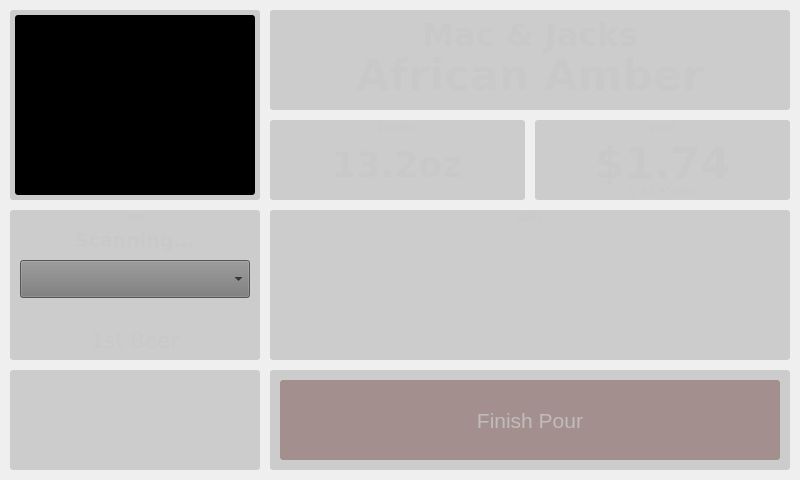
<?xml version="1.0" encoding="UTF-8"?>
<ui version="4.0">
 <class>PouringWindow</class>
 <widget class="QMainWindow" name="PouringWindow">
  <property name="geometry">
   <rect>
    <x>0</x>
    <y>0</y>
    <width>800</width>
    <height>480</height>
   </rect>
  </property>
  <property name="windowTitle">
   <string>Pouring</string>
  </property>
  <property name="windowIcon">
   <iconset resource="../resources.qrc">
    <normaloff>:/images/Logo.png</normaloff>:/images/Logo.png</iconset>
  </property>
  <property name="styleSheet">
   <string notr="true">#centralwidget, QDialog
{
    background-image: url(:/images/Background1.png);
}

QPushButton
{
    color:rgb(200,200,200,200);
    background-color:rgb(180,180,180,100);
    border-radius:3;
}

QPushButton:checked
{
    color:rgb(200,200,200,200);
    background-color:rgb(140,140,250,100);
    border-radius:3;
}

QLabel
{
    color:rgb(200,200,200,200);
    background-color:rgb(150,150,150, 100);
    border-radius:3;
}

#scrollPane, #paymentsScrollPane
{
    background-color:rgb(150,150,150,100);
    border-radius:3;
}

QScrollBar:horizontal, QScrollBar:vertical
{
    height:50px;
    width:50px;
    background-color:rgb(120, 120, 120, 140);
}

QScrollBar::add-page:horizontal, QScrollBar::add-page:vertical, QScrollBar::sub-page:horizontal, QScrollBar::sub-page:vertical
{
    background:none;
}


QComboBox QAbstractItemView
{
    background-color: rgb(120, 120, 120);
    selection-background-color: rgb(90, 90, 90);
}
QComboBox
{
    background-color: rgb(120, 120, 120);
    min-height:34px;
    selection-background-color: rgb(90, 90, 90);
}

QMessageBox
{
    background-color: rgb(180, 180, 180);
    background-image: url();
}
QMessageBox QLabel
{
    color:rgb(0,0,0);
    background-color:rgb(0,0,0,0);
}
QMessageBox QPushButton
{
    color:rgb(0,0,0);
    background-color:rgb(140,140,140);
    padding: 20px;
}
</string>
  </property>
  <widget class="QWidget" name="centralwidget">
   <property name="styleSheet">
    <string notr="true"/>
   </property>
   <widget class="QLabel" name="beerNameField">
    <property name="geometry">
     <rect>
      <x>280</x>
      <y>40</y>
      <width>500</width>
      <height>70</height>
     </rect>
    </property>
    <property name="font">
     <font>
      <family>DejaVu Sans</family>
      <pointsize>32</pointsize>
      <weight>75</weight>
      <bold>true</bold>
     </font>
    </property>
    <property name="styleSheet">
     <string notr="true">background-color:rgb(0,0,0,0);</string>
    </property>
    <property name="text">
     <string>African Amber</string>
    </property>
    <property name="alignment">
     <set>Qt::AlignCenter</set>
    </property>
   </widget>
   <widget class="QLabel" name="beerCompanyField">
    <property name="geometry">
     <rect>
      <x>280</x>
      <y>10</y>
      <width>500</width>
      <height>50</height>
     </rect>
    </property>
    <property name="font">
     <font>
      <family>DejaVu Sans</family>
      <pointsize>24</pointsize>
      <weight>75</weight>
      <bold>true</bold>
     </font>
    </property>
    <property name="styleSheet">
     <string notr="true">background-color:rgb(0,0,0,0);</string>
    </property>
    <property name="text">
     <string>Mac &amp; Jacks</string>
    </property>
    <property name="alignment">
     <set>Qt::AlignCenter</set>
    </property>
   </widget>
   <widget class="QLabel" name="scanningField">
    <property name="geometry">
     <rect>
      <x>10</x>
      <y>220</y>
      <width>250</width>
      <height>40</height>
     </rect>
    </property>
    <property name="font">
     <font>
      <family>DejaVu Sans</family>
      <pointsize>14</pointsize>
      <weight>75</weight>
      <bold>true</bold>
     </font>
    </property>
    <property name="styleSheet">
     <string notr="true">background-color:rgb(0,0,0,0);</string>
    </property>
    <property name="text">
     <string>Scanning...</string>
    </property>
    <property name="alignment">
     <set>Qt::AlignCenter</set>
    </property>
   </widget>
   <widget class="QLabel" name="beerCountField">
    <property name="geometry">
     <rect>
      <x>10</x>
      <y>320</y>
      <width>250</width>
      <height>40</height>
     </rect>
    </property>
    <property name="font">
     <font>
      <family>DejaVu Sans</family>
      <pointsize>16</pointsize>
      <weight>50</weight>
      <bold>false</bold>
     </font>
    </property>
    <property name="styleSheet">
     <string notr="true">background-color:rgb(0,0,0,0);</string>
    </property>
    <property name="text">
     <string>1st Beer</string>
    </property>
    <property name="alignment">
     <set>Qt::AlignCenter</set>
    </property>
   </widget>
   <widget class="QLabel" name="volumePouredField">
    <property name="geometry">
     <rect>
      <x>280</x>
      <y>130</y>
      <width>235</width>
      <height>70</height>
     </rect>
    </property>
    <property name="font">
     <font>
      <family>DejaVu Sans</family>
      <pointsize>26</pointsize>
      <weight>75</weight>
      <bold>true</bold>
     </font>
    </property>
    <property name="styleSheet">
     <string notr="true">background-color:rgb(0,0,0,0);</string>
    </property>
    <property name="text">
     <string>13.2oz</string>
    </property>
    <property name="alignment">
     <set>Qt::AlignCenter</set>
    </property>
   </widget>
   <widget class="QLabel" name="priceField">
    <property name="geometry">
     <rect>
      <x>545</x>
      <y>128</y>
      <width>235</width>
      <height>70</height>
     </rect>
    </property>
    <property name="font">
     <font>
      <family>DejaVu Sans</family>
      <pointsize>32</pointsize>
      <weight>75</weight>
      <bold>true</bold>
     </font>
    </property>
    <property name="styleSheet">
     <string notr="true">background-color:rgb(0,0,0,0);</string>
    </property>
    <property name="text">
     <string>$1.74</string>
    </property>
    <property name="alignment">
     <set>Qt::AlignCenter</set>
    </property>
   </widget>
   <widget class="QLabel" name="cameraDisplay">
    <property name="geometry">
     <rect>
      <x>15</x>
      <y>15</y>
      <width>240</width>
      <height>180</height>
     </rect>
    </property>
    <property name="styleSheet">
     <string notr="true">background-color:rgb(0,0,0);</string>
    </property>
    <property name="text">
     <string/>
    </property>
   </widget>
   <widget class="QComboBox" name="usersComboBox">
    <property name="geometry">
     <rect>
      <x>20</x>
      <y>260</y>
      <width>230</width>
      <height>38</height>
     </rect>
    </property>
    <property name="font">
     <font>
      <pointsize>14</pointsize>
     </font>
    </property>
    <property name="focusPolicy">
     <enum>Qt::NoFocus</enum>
    </property>
    <property name="styleSheet">
     <string notr="true">QComboBox QAbstractItemView
{
	background-color: rgb(120, 120, 120);
	selection-background-color: rgb(90, 90, 90);
}
QComboBox
{
	background-color: rgb(120, 120, 120);
	min-height:34px;
	selection-background-color: rgb(90, 90, 90);
}
QScrollBar:vertical
{
	width:50px;
	background-color: qlineargradient(spread:pad, x1:0, y1:0, x2:1, y2:1, stop:0 rgba(80, 80, 80, 255), stop:1 rgba(105, 105, 105, 255));
}
QScrollArea QWidget
{
	background-color: rgb(110, 110, 110);
}
QButton QWidget
{
	background-color: qlineargradient(spread:pad, x1:0, y1:0, x2:1, y2:1, stop:0 rgba(91, 91, 91, 255), stop:1 rgba(155, 155, 155, 255));
}</string>
    </property>
   </widget>
   <widget class="QPushButton" name="finishPourButton">
    <property name="geometry">
     <rect>
      <x>280</x>
      <y>380</y>
      <width>500</width>
      <height>80</height>
     </rect>
    </property>
    <property name="font">
     <font>
      <pointsize>16</pointsize>
      <weight>50</weight>
      <bold>false</bold>
     </font>
    </property>
    <property name="focusPolicy">
     <enum>Qt::NoFocus</enum>
    </property>
    <property name="styleSheet">
     <string notr="true">background-color: rgba(136, 101, 101, 150);</string>
    </property>
    <property name="text">
     <string>Finish Pour</string>
    </property>
    <property name="flat">
     <bool>false</bool>
    </property>
   </widget>
   <widget class="QLabel" name="backgroundTile">
    <property name="geometry">
     <rect>
      <x>10</x>
      <y>10</y>
      <width>250</width>
      <height>190</height>
     </rect>
    </property>
    <property name="styleSheet">
     <string notr="true"/>
    </property>
    <property name="text">
     <string/>
    </property>
   </widget>
   <widget class="QLabel" name="backgroundTile_2">
    <property name="geometry">
     <rect>
      <x>270</x>
      <y>10</y>
      <width>520</width>
      <height>100</height>
     </rect>
    </property>
    <property name="styleSheet">
     <string notr="true"/>
    </property>
    <property name="text">
     <string/>
    </property>
   </widget>
   <widget class="QLabel" name="backgroundTile_3">
    <property name="geometry">
     <rect>
      <x>270</x>
      <y>210</y>
      <width>520</width>
      <height>150</height>
     </rect>
    </property>
    <property name="styleSheet">
     <string notr="true"/>
    </property>
    <property name="text">
     <string>stats</string>
    </property>
    <property name="alignment">
     <set>Qt::AlignHCenter|Qt::AlignTop</set>
    </property>
   </widget>
   <widget class="QLabel" name="backgroundTile_4">
    <property name="geometry">
     <rect>
      <x>270</x>
      <y>370</y>
      <width>520</width>
      <height>100</height>
     </rect>
    </property>
    <property name="styleSheet">
     <string notr="true"/>
    </property>
    <property name="text">
     <string/>
    </property>
   </widget>
   <widget class="QLabel" name="backgroundTile_5">
    <property name="geometry">
     <rect>
      <x>10</x>
      <y>210</y>
      <width>250</width>
      <height>150</height>
     </rect>
    </property>
    <property name="styleSheet">
     <string notr="true"/>
    </property>
    <property name="text">
     <string>user</string>
    </property>
    <property name="alignment">
     <set>Qt::AlignHCenter|Qt::AlignTop</set>
    </property>
   </widget>
   <widget class="QLabel" name="backgroundTile_6">
    <property name="geometry">
     <rect>
      <x>10</x>
      <y>370</y>
      <width>250</width>
      <height>100</height>
     </rect>
    </property>
    <property name="styleSheet">
     <string notr="true"/>
    </property>
    <property name="text">
     <string/>
    </property>
   </widget>
   <widget class="QLabel" name="backgroundTile_7">
    <property name="geometry">
     <rect>
      <x>270</x>
      <y>120</y>
      <width>255</width>
      <height>80</height>
     </rect>
    </property>
    <property name="styleSheet">
     <string notr="true"/>
    </property>
    <property name="text">
     <string>poured</string>
    </property>
    <property name="alignment">
     <set>Qt::AlignHCenter|Qt::AlignTop</set>
    </property>
   </widget>
   <widget class="QLabel" name="backgroundTile_9">
    <property name="geometry">
     <rect>
      <x>535</x>
      <y>120</y>
      <width>255</width>
      <height>80</height>
     </rect>
    </property>
    <property name="styleSheet">
     <string notr="true"/>
    </property>
    <property name="text">
     <string>price</string>
    </property>
    <property name="alignment">
     <set>Qt::AlignHCenter|Qt::AlignTop</set>
    </property>
   </widget>
   <widget class="QLabel" name="label_6">
    <property name="geometry">
     <rect>
      <x>545</x>
      <y>180</y>
      <width>235</width>
      <height>20</height>
     </rect>
    </property>
    <property name="font">
     <font>
      <family>DejaVu Sans</family>
      <pointsize>8</pointsize>
      <weight>50</weight>
      <bold>false</bold>
     </font>
    </property>
    <property name="styleSheet">
     <string notr="true">background-color:rgb(0,0,0,0);</string>
    </property>
    <property name="text">
     <string>@ $2.45/pint</string>
    </property>
    <property name="alignment">
     <set>Qt::AlignCenter</set>
    </property>
   </widget>
   <zorder>backgroundTile_7</zorder>
   <zorder>backgroundTile_9</zorder>
   <zorder>backgroundTile_5</zorder>
   <zorder>backgroundTile_6</zorder>
   <zorder>backgroundTile_3</zorder>
   <zorder>backgroundTile_4</zorder>
   <zorder>backgroundTile_2</zorder>
   <zorder>backgroundTile</zorder>
   <zorder>beerNameField</zorder>
   <zorder>beerCompanyField</zorder>
   <zorder>scanningField</zorder>
   <zorder>beerCountField</zorder>
   <zorder>volumePouredField</zorder>
   <zorder>priceField</zorder>
   <zorder>cameraDisplay</zorder>
   <zorder>usersComboBox</zorder>
   <zorder>finishPourButton</zorder>
   <zorder>label_6</zorder>
  </widget>
 </widget>
 <resources>
  <include location="../resources.qrc"/>
 </resources>
 <connections/>
</ui>
